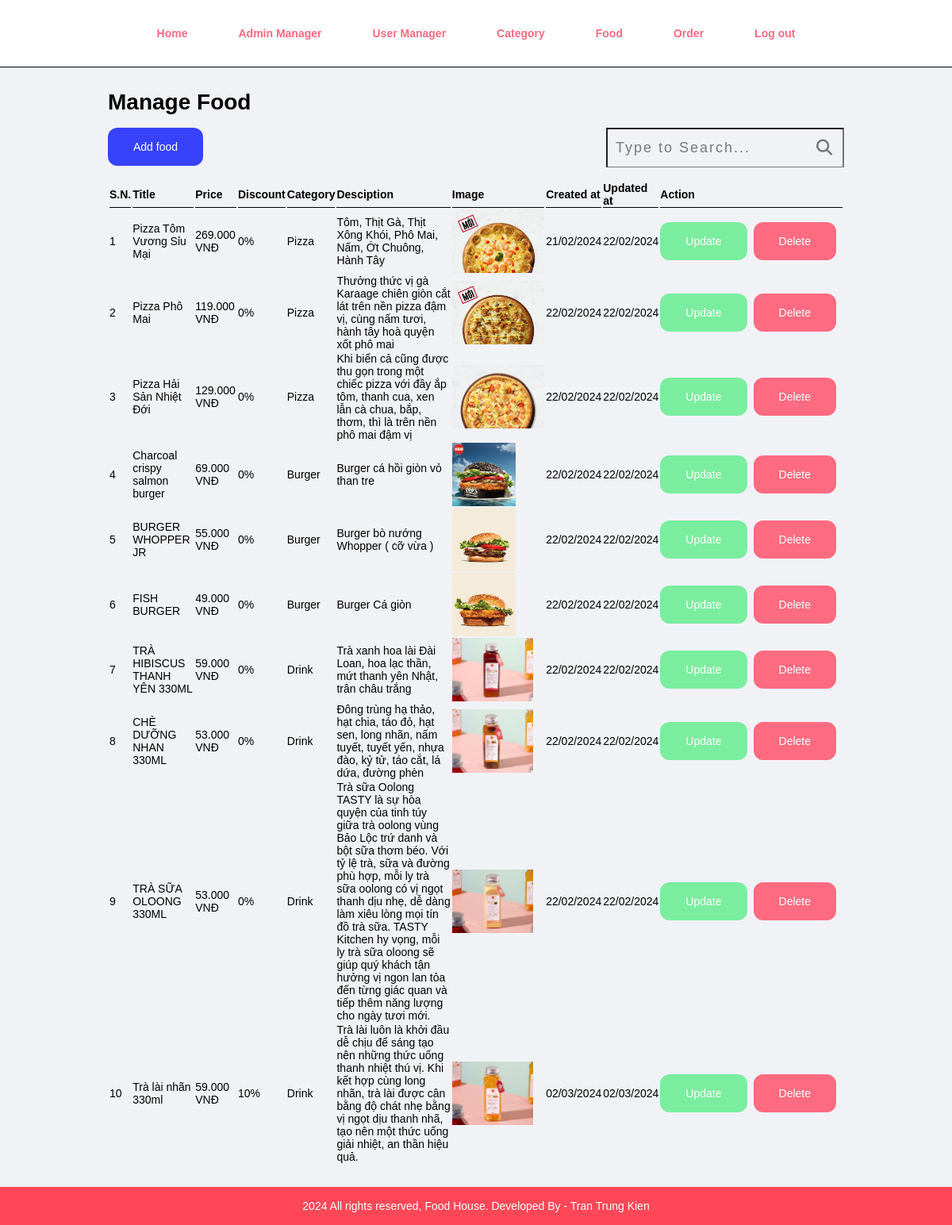
The page /admin/layout/food (signed in) on the database its author committed.
### tables this page shows
CREATE TABLE `product` (
  `id` int(11) NOT NULL,
  `category_id` int(11) DEFAULT NULL,
  `title` varchar(350) DEFAULT NULL,
  `price` int(11) DEFAULT NULL,
  `discount` int(11) DEFAULT NULL,
  `thumbnail` varchar(500) DEFAULT NULL,
  `description` longtext DEFAULT NULL,
  `created_at` datetime DEFAULT NULL,
  `updated_at` datetime DEFAULT NULL,
  `deleted` int(11) DEFAULT NULL
);

CREATE TABLE `category` (
  `id` int(11) NOT NULL,
  `name` varchar(30) NOT NULL,
  `thumbnail` varchar(255) NOT NULL
);

### admin/db/db_func.php (called while the page is built, shortened)
<?php
function excuteResult($sql)
{
    $conn = mysqli_connect(LOCALHOST, DB_USER, DB_PASSWORD, DB_DBNAME);
    $result = mysqli_query($conn, $sql);
    return $result;
}

### admin/layout/food/index.php (the view, shortened to what this page needs)
<?php include('../../partials/menu.php'); ?>
<div class="main-content">
    <div class="wrapper">
        <h1>Manage Food</h1>
        <div class="d-flex justify-space mt-16">
            <a href="./add-food.php" class="btn btn-primary">Add food</a>
            <form action="<?= SITEURL; ?>admin/controllers/food/search.php" method="POST" class="search-box">
                <button class="btn-search" name="btnSearch"><i class="fas fa-search"></i></button>
                <input type="text" class="input-search" name="search" placeholder="Type to Search...">
            </form>
        </div>
        <?php
        $sql = "";
        if (isset($_SESSION['sql']) && !empty($_SESSION['sql'])) {
            $sql = $_SESSION['sql'];
        } else {
            $sql = "SELECT product.*, category.name as category_name FROM product
                JOIN category ON product.category_id = category.id WHERE deleted = '0'";
        }
        $res = excuteResult($sql);
        if ($res == TRUE) {
            $sn = 1;
            $count = mysqli_num_rows($res);
            if ($count > 0) { ?>
                <table class="tbl-full mt-16">
                    <tr>
                        <th>S.N.</th>
                        <th>Title</th>
                        <th>Price</th>
                        <th>Discount</th>
                        <th>Category</th>
                        <th>Desciption</th>
                        <th>Image</th>
                        <th>Created at</th>
                        <th>Updated at</th>
                        <th>Action</th>
                    </tr>
                    <?php while ($rows = mysqli_fetch_assoc($res)) {
                        $id = $rows['id'];
                        $title = $rows['title'];
                        $price = $rows['price'];
                        $discount = $rows['discount'];
                        $category_name = $rows['category_name'] ? $rows['category_name'] : 'Null';
                        $description = $rows['description'];
                        $thumbnail = $rows['thumbnail'];
                        $created_at = $rows['created_at'];
                        $updated_at = $rows['updated_at'];
                    ?>
                        <tr>
                            <td><?= $sn++; ?></td>
                            <td><?= $title; ?></td>
                            <td class="price"><?= $price; ?></td>
                            <td><?= $discount . "%"; ?></td>
                            <td><?= $category_name; ?></td>
                            <td><?= $description; ?></td>
                            <td>
                                <?php if (!empty($thumbnail)) { ?>
                                    <img src="<?= SITEURL . "images/food/" . $thumbnail ?>" alt="<?= $thumbnail ?>" height="80px">
                                <?php } else { ?>
                                    <p class="error" style="line-height: 100px;">Null</p>
                                <?php } ?>
                            </td>
                            <td><?= formatDate($created_at); ?></td>
                            <td><?= formatDate($updated_at); ?></td>
                            <td>
                                <div class="btn-group">
                                    <a href="./update-food.php?id=<?= $id; ?>" class="btn btn-secondary">Update</a>
                                    <a href="./delete-food.php?id=<?= $id; ?>" class="btn btn-danger">Delete</a>
                                </div>
                            </td>
                        </tr>
            <?php    }
                    echo "</table>";
                } else {
                    echo "<h1 class='mt-16'>Không có dữ liệu</h1>";
                }
            } else {
                echo "<h1 class='mt-16'>Lỗi truy vấn</h1>";
            }
            function formatDate($date){
                return date('d/m/Y', strtotime($date));
            }
            ?>
    </div>
</div>
<?php include('../../partials/footer.php') ?>

### css/admin.css (style rules this page uses)
* { padding: 0; margin: 0; box-sizing: border-box; }
html { font-family: Arial, Helvetica, sans-serif; font-size: 62.5%; }
a { text-decoration: none; }
.wrapper { padding: 1.6rem; width: 80%; margin: 0 auto; font-size: 1.4rem; }
.mt-16 { margin-top: 16px; }
.btn { padding: 16px 32px; display: inline-flex; justify-content: center; align-items: center; height: 48px; color: #fff; border-radius: 1.2rem; }
.btn-primary { background-color: #3742fa; }
.btn-secondary { background-color: #7bed9f; }
.btn-danger { background-color: #ff6b81; }
.btn-group { display: flex; justify-content: start; align-items: center; }
.btn-group .btn { margin-right: 8px; }
.d-flex { display: flex; }
.justify-space { justify-content: space-between; }
.search-box { width: fit-content; height: fit-content; position: relative; }
.input-search { height: 50px; padding: 10px; font-size: 18px; letter-spacing: 2px; outline: none; transition: all .5s ease-in-out; padding-right: 40px; color:#777; width: 300px; border-radius: 0px; background-color: transparent; border-bottom:1px solid rgba(0,0,0,.5); transition: all 500ms cubic-bezier(0, 0.110, 0.35, 2); }
.input-search::placeholder { color:rgba(0,0,0,.5); font-size: 18px; letter-spacing: 2px; font-weight: 100; }
.btn-search { width: 50px; height: 50px; border-style: none; font-size: 20px; font-weight: bold; outline: none; cursor: pointer; border-radius: 50%; position: absolute; right: 0px; color:#777; background-color:transparent; pointer-events: painted; }
.main-content { background-color: #f1f2f6; padding: 1% 0; }
.tbl-full { width: 100%; font-size: 1.4rem; }
table tr th { border-bottom: 1px solid #000; text-align: left; }

### rows shown on the page
product: title "Pizza Tôm Vương Sỉu Mại", discount "0", category.name "Pizza", description "Tôm, Thịt Gà, Thịt Xông Khói, Phô Mai, Nấm, Ớt Chuông, Hành Tây", thumbnail (picture), created_at "21/02/2024", updated_at "22/02/2024"
product: title "Pizza Phô Mai", discount "0", category.name "Pizza", description "Thưởng thức vị gà Karaage chiên giòn cắt lát trên nền pizza đậm vị, cùng nấm tươi, hành tây hoà quyện xốt phô mai", thumbnail (picture), created_at "22/02/2024", updated_at "22/02/2024"
product: title "Pizza Hải Sản Nhiệt Đới", discount "0", category.name "Pizza", description "Khi biển cả cũng được thu gọn trong một chiếc pizza với đầy ắp tôm, thanh cua, xen lẫn cà chua, bắp, thơm, thì là trên nền phô mai đậm vị", thumbnail (picture), created_at "22/02/2024", updated_at "22/02/2024"
product: title "Charcoal crispy salmon burger", discount "0", category.name "Burger", description "Burger cá hồi giòn vỏ than tre", thumbnail (picture), created_at "22/02/2024", updated_at "22/02/2024"
product: title "BURGER WHOPPER JR", discount "0", category.name "Burger", description "Burger bò nướng Whopper ( cỡ vừa )", thumbnail (picture), created_at "22/02/2024", updated_at "22/02/2024"
product: title "FISH BURGER", discount "0", category.name "Burger", description "Burger Cá giòn", thumbnail (picture), created_at "22/02/2024", updated_at "22/02/2024"
product: title "TRÀ HIBISCUS THANH YÊN 330ML", discount "0", category.name "Drink", description "Trà xanh hoa lài Đài Loan, hoa lạc thần, mứt thanh yên Nhật, trân châu trắng", thumbnail (picture), created_at "22/02/2024", updated_at "22/02/2024"
product: title "CHÈ DƯỠNG NHAN 330ML", discount "0", category.name "Drink", description "Đông trùng hạ thảo, hạt chia, táo đỏ, hạt sen, long nhãn, nấm tuyết, tuyết yến, nhựa đào, kỷ tử, táo cắt, lá dứa, đường phèn", thumbnail (picture), created_at "22/02/2024", updated_at "22/02/2024"
product: title "TRÀ SỮA OLOONG 330ML", discount "0", category.name "Drink", description "Trà sữa Oolong TASTY là sự hòa quyện của tinh túy giữa trà oolong vùng Bảo Lộc trứ danh và bột sữa thơm béo. Với tỷ lệ trà, sữa và đường phù hợp, mỗi ly trà sữa oolong có vị ngọt thanh dịu nhẹ, dễ dàng làm xiêu lòng mọi tín đồ trà sữa. TASTY Kitchen hy vọng, mỗi ly trà sữa oloong sẽ giúp quý khách tận hưởng vị ngon lan tỏa đến từng giác quan và tiếp thêm năng lượng cho ngày tươi mới.", thumbnail (picture), created_at "22/02/2024", updated_at "22/02/2024"
product: title "Trà lài nhãn 330ml", discount "10", category.name "Drink", description "Trà lài luôn là khởi đầu dễ chịu để sáng tạo nên những thức uống thanh nhiệt thú vị. Khi kết hợp cùng long nhãn, trà lài được cân bằng độ chát nhẹ bằng vị ngọt dịu thanh nhã, tạo nên một thức uống giải nhiệt, an thần hiệu quả.", thumbnail (picture), created_at "02/03/2024", updated_at "02/03/2024"
